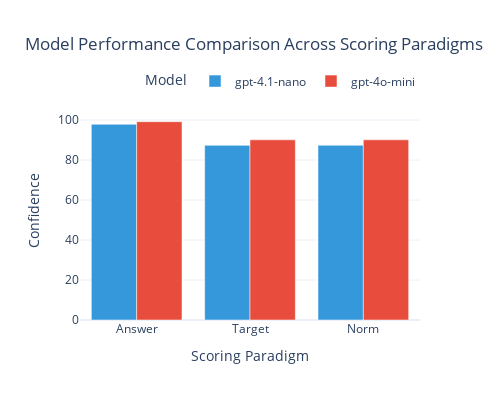

Notebook code cell kept with this figure:
### Code cell
plot_acc(conf_data, 'Model Performance Comparison Across Scoring Paradigms', 'Confidence', [0, 110])

### Figure 1 — Plotly figure (JSON) as saved in the notebook; plotly's stock layout.template omitted (floating-point values rounded to 4 significant figures)
{"data": [{"alignmentgroup": "True", "hovertemplate": "Model=gpt-4.1-nano<br>Scoring Paradigm=%{x}<br>Confidence=%{y}<extra></extra>", "legendgroup": "gpt-4.1-nano", "marker": {"color": "#3498db", "pattern": {"shape": ""}}, "name": "gpt-4.1-nano", "offsetgroup": "gpt-4.1-nano", "orientation": "v", "showlegend": true, "textposition": "auto", "type": "bar", "x": ["Answer", "Target", "Norm"], "xaxis": "x", "y": [97.85, 87.34, 87.34], "yaxis": "y"}, {"alignmentgroup": "True", "hovertemplate": "Model=gpt-4o-mini<br>Scoring Paradigm=%{x}<br>Confidence=%{y}<extra></extra>", "legendgroup": "gpt-4o-mini", "marker": {"color": "#e74c3c", "pattern": {"shape": ""}}, "name": "gpt-4o-mini", "offsetgroup": "gpt-4o-mini", "orientation": "v", "showlegend": true, "textposition": "auto", "type": "bar", "x": ["Answer", "Target", "Norm"], "xaxis": "x", "y": [99.15, 90.09, 90.09], "yaxis": "y"}], "layout": {"barmode": "group", "height": 400, "legend": {"orientation": "h", "title": {"text": "Model"}, "tracegroupgap": 0, "x": 1, "xanchor": "right", "y": 1.02, "yanchor": "bottom"}, "title": {"text": "Model Performance Comparison Across Scoring Paradigms"}, "width": 500, "xaxis": {"anchor": "y", "domain": [0, 1], "title": {"text": "Scoring Paradigm"}}, "yaxis": {"anchor": "x", "domain": [0, 1], "range": [0, 110], "title": {"text": "Confidence"}}}}
